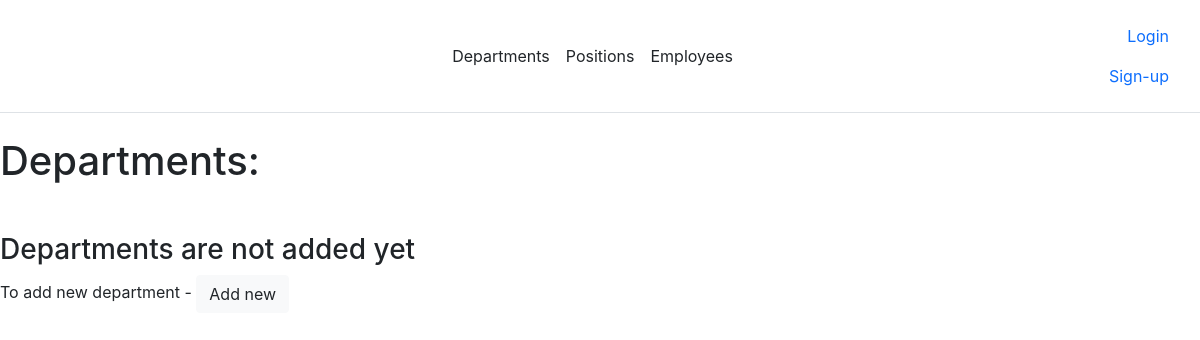
The app's page /departments_list/ (signed in), older data.
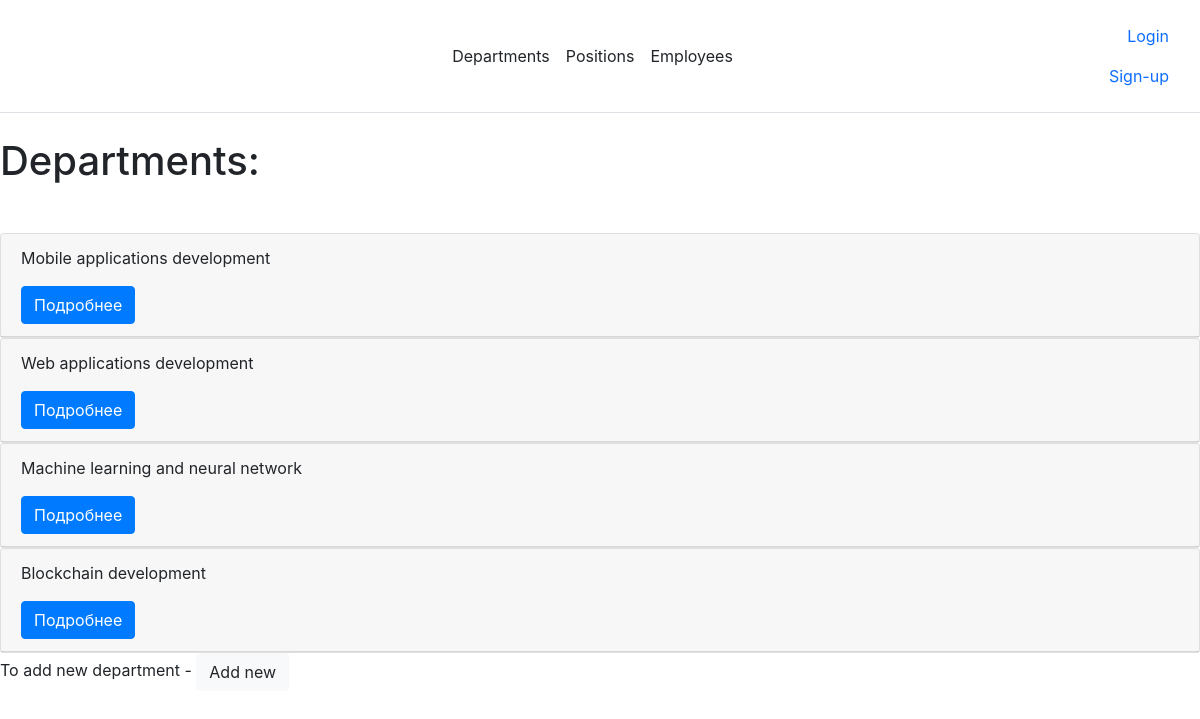
The same page, newer data.
### staff/models.py (models this page shows, shortened)
class Department(models.Model):
    title = models.CharField(max_length=50, unique=True)
    slug = models.SlugField(max_length=150, blank=True, unique=True)
    def get_absolute_url(self):
        return reverse('department_detail_url', kwargs={'slug': self.slug})

### staff/views.py (the view)
# urls.py: path('departments_list/', DepartmentsList.as_view(), name='departments_list_url'),
class DepartmentsList(LoginRequiredMixin, ObjectListMixin, View):
    model = Department
    template = 'staff/list/departments_list.html'
    raise_exception = True

### staff/utils.py (called while the page is built)
    def get(self, request):
        objects = self.model.objects.all()
        return render(request, self.template, context={'objects': objects})

### staff/templates/staff/list/departments_list.html (shortened to what this page needs)
{% extends 'staff/base.html' %}
{% block content %}
<h1 class="mb-5">Departments:</h1>
{% if objects %}
    {% for obj in objects %}
         {% include 'staff/list/includes/department_card_template.html' %}
    {% endfor %}
{% else %}
    <div>
         <h3>Departments are not added yet</h3>
    </div>
{% endif %}
    <div>
        To add new department - <a href="{% url 'department_create_url' %}" class="btn btn-light edit">Add new</a>
    </div>
{% endblock %}

### staff/templates/staff/list/includes/department_card_template.html (shortened to what this page needs)
<div class="card md-4">
    <div class="card-header">
        <p>{{ obj.title }}</p>
        <a href="{{ obj.get_absolute_url }}" class="btn btn-primary">Подробнее</a>
    </div>
    </div>

Row changes from the older to the newer data that the page shows:
added Department: title "Mobile applications development"
added Department: title "Web applications development"
added Department: title "Machine learning and neural network"
added Department: title "Blockchain development"
Text that changed along with them:
text no longer shown: "Departments are not added yet"
